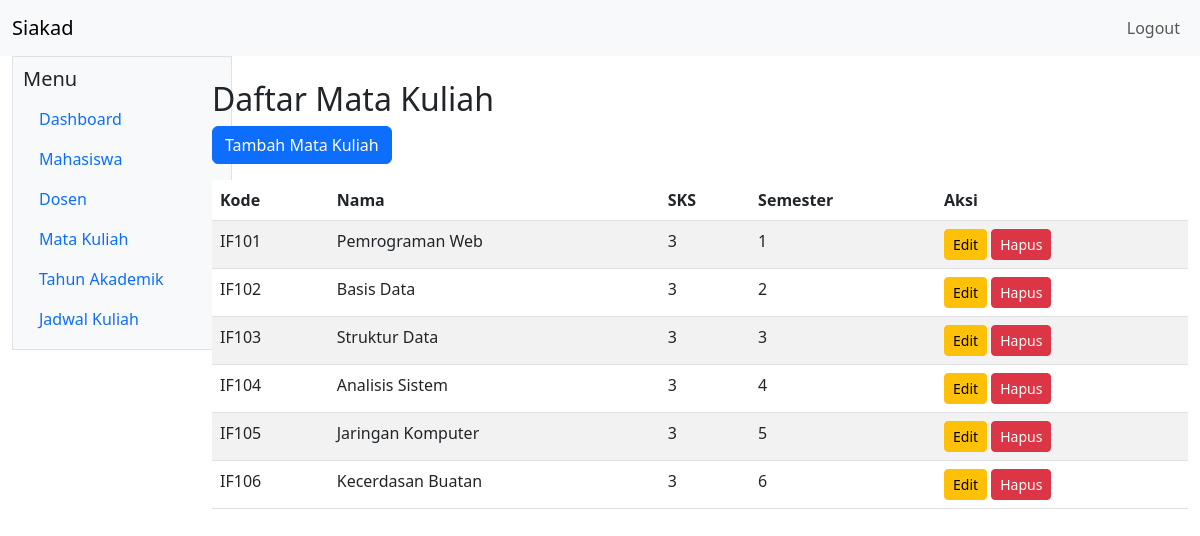
The app's page /admin/mata-kuliah/index.php (signed in) with its own data.
### tables this page shows
CREATE TABLE mata_kuliah (
    id_mata_kuliah INT AUTO_INCREMENT PRIMARY KEY,
    kode_mata_kuliah VARCHAR(20) NOT NULL UNIQUE,
    nama_mata_kuliah VARCHAR(100) NOT NULL,
    sks TINYINT UNSIGNED NOT NULL,
    semester TINYINT UNSIGNED NOT NULL
);

### config/functions.php (called while the page is built, shortened)
<?php
function e($str) {
    return htmlspecialchars($str, ENT_QUOTES, 'UTF-8');
}
?>

### admin/mata-kuliah/index.php (the view, shortened to what this page needs)
<?php
require_once __DIR__ . '/../../includes/header.php';
?>
  <div class="col-2">
    <?php require_once __DIR__ . '/../../includes/sidebar.php'; ?>
  </div>
  <div class="col-10 mt-4">
    <h2>Daftar Mata Kuliah</h2>
    <a href="create.php" class="btn btn-primary mb-3">Tambah Mata Kuliah</a>
    <table class="table table-striped">
      <thead>
        <tr><th>Kode</th><th>Nama</th><th>SKS</th><th>Semester</th><th>Aksi</th></tr>
      </thead>
      <tbody>
      <?php
      $stmt = $mysqli->prepare('SELECT id_mata_kuliah, kode_mata_kuliah, nama_mata_kuliah, sks, semester FROM mata_kuliah ORDER BY semester, nama_mata_kuliah');
      $stmt->execute();
      $res = $stmt->get_result();
      while ($row = $res->fetch_assoc()):
      ?>
        <tr>
          <td><?php echo e($row['kode_mata_kuliah']); ?></td>
          <td><?php echo e($row['nama_mata_kuliah']); ?></td>
          <td><?php echo e($row['sks']); ?></td>
          <td><?php echo e($row['semester']); ?></td>
          <td>
            <a href="edit.php?id=<?php echo $row['id_mata_kuliah']; ?>" class="btn btn-sm btn-warning">Edit</a>
            <form action="delete.php" method="post" style="display:inline-block;" onsubmit="return confirm('Hapus mata kuliah ini?');">
              <button class="btn btn-sm btn-danger">Hapus</button>
            </form>
          </td>
        </tr>
      <?php endwhile; ?>
      </tbody>
    </table>
  </div>
<?php require_once __DIR__ . '/../../includes/footer.php'; ?>

### records on screen
mata_kuliah: kode_mata_kuliah "IF101", nama_mata_kuliah "Pemrograman Web", sks "3", semester "1"
mata_kuliah: kode_mata_kuliah "IF102", nama_mata_kuliah "Basis Data", sks "3", semester "2"
mata_kuliah: kode_mata_kuliah "IF103", nama_mata_kuliah "Struktur Data", sks "3", semester "3"
mata_kuliah: kode_mata_kuliah "IF104", nama_mata_kuliah "Analisis Sistem", sks "3", semester "4"
mata_kuliah: kode_mata_kuliah "IF105", nama_mata_kuliah "Jaringan Komputer", sks "3", semester "5"
mata_kuliah: kode_mata_kuliah "IF106", nama_mata_kuliah "Kecerdasan Buatan", sks "3", semester "6"
